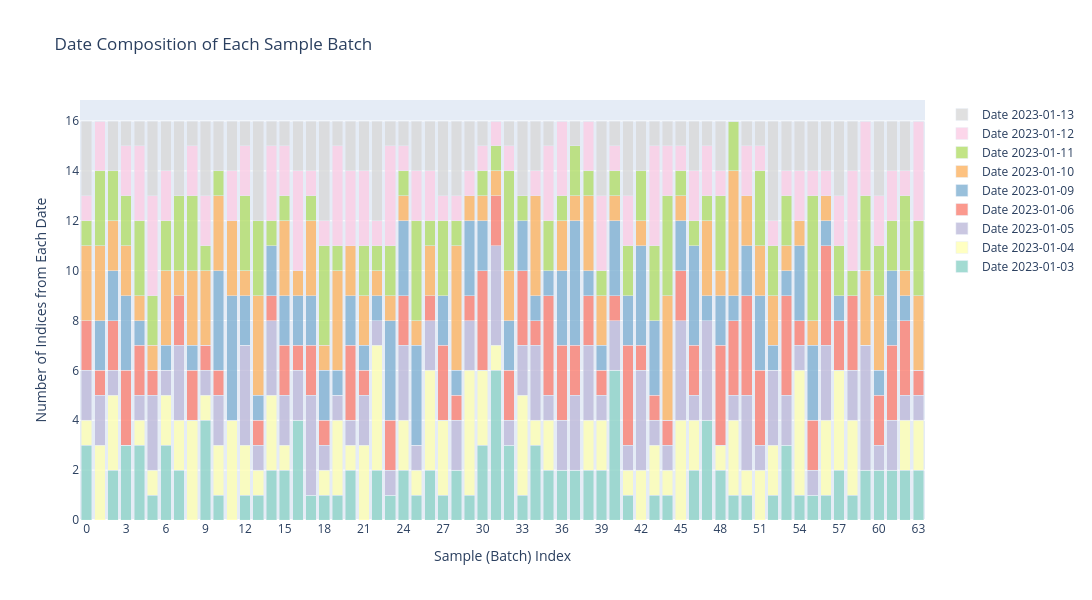

Notebook code cell kept with this figure:
### Code cell
# sample_i = pd.read_csv("/app/batches_genai_sample_indices_b64_bs16_ins100_cool20.json")


# sample_i = pd.read_json("/app/batches_genai_sample_indices_b64_bs16_ins100_cool20.json").values.tolist()


import plotly.graph_objects as go
import plotly.express as px
import numpy as np
from collections import defaultdict

# Create a dictionary to track which dates appear in each sample (batch)
sample_date_composition = defaultdict(lambda: defaultdict(int))

for batch_idx, batch in enumerate(sample_i):
    for sample_idx in batch:
        date = ds.get_date(sample_idx)
        sample_date_composition[batch_idx][date] += 1

# Get all unique dates across all samples
all_dates = sorted(set(date for batch_dates in sample_date_composition.values() for date in batch_dates.keys()))

# Prepare data for stacked bar plot
n_samples = len(sample_i)
date_counts = np.zeros((len(all_dates), n_samples))

for batch_idx in range(n_samples):
    for date_idx, date in enumerate(all_dates):
        date_counts[date_idx, batch_idx] = sample_date_composition[batch_idx].get(date, 0)

# Create the stacked bar plot using Plotly
fig = go.Figure()

# Create color palette
colors = px.colors.qualitative.Set3
if len(all_dates) > len(colors):
    colors = colors * (len(all_dates) // len(colors) + 1)

# Add traces for each date
for date_idx, date in enumerate(all_dates):
    fig.add_trace(go.Bar(
        x=list(range(n_samples)),
        y=date_counts[date_idx],
        name=f'Date {date}',
        marker_color=colors[date_idx % len(colors)],
        opacity=0.8
    ))

# Update layout
fig.update_layout(
    title='Date Composition of Each Sample Batch',
    xaxis_title='Sample (Batch) Index',
    yaxis_title='Number of Indices from Each Date',
    barmode='stack',
    width=1200,
    height=600,
    legend=dict(
        orientation="v",
        yanchor="top",
        y=1,
        xanchor="left",
        x=1.02
    )
)

# Set x-axis ticks for better readability
if n_samples > 50:
    tick_positions = list(range(0, n_samples, max(1, n_samples // 20)))
    fig.update_xaxes(
        tickmode='array',
        tickvals=tick_positions,
        ticktext=[str(i) for i in tick_positions]
    )

fig.show()

# Print summary statistics
print(f"Total samples (batches): {n_samples}")
print(f"Batch size: {len(sample_i[0]) if sample_i else 0}")
print(f"Unique dates represented: {len(all_dates)}")
print(f"Date range: {min(all_dates)} to {max(all_dates)}")

### Figure 1 — Plotly figure (JSON) as saved in the notebook; plotly's stock layout.template omitted (floating-point values rounded to 4 significant figures)
{"data": [{"marker": {"color": "rgb(141,211,199)"}, "name": "Date 2023-01-03", "opacity": 0.8, "type": "bar", "x": [0, 1, 2, 3, 4, 5, 6, 7, 8, 9, 10, 11, 12, 13, 14, 15, 16, 17, 18, 19, 20, 21, 22, 23, 24, 25, 26, 27, 28, 29, 30, 31, 32, 33, 34, 35, 36, 37, 38, 39, 40, 41, 42, 43, 44, 45, 46, 47, 48, 49, 50, 51, 52, 53, 54, 55, 56, 57, 58, 59, 60, 61, 62, 63], "y": [3.0, 0.0, 2.0, 3.0, 3.0, 1.0, 3.0, 2.0, 0.0, 4.0, 1.0, 0.0, 1.0, 1.0, 2.0, 2.0, 4.0, 1.0, 1.0, 1.0, 2.0, 0.0, 2.0, 1.0, 2.0, 1.0, 2.0, 1.0, 2.0, 1.0, 3.0, 6.0, 3.0, 1.0, 3.0, 2.0, 2.0, 2.0, 2.0, 2.0, 6.0, 1.0, 0.0, 1.0, 1.0, 0.0, 2.0, 4.0, 2.0, 1.0, 1.0, 0.0, 1.0, 3.0, 1.0, 1.0, 1.0, 2.0, 1.0, 2.0, 2.0, 2.0, 2.0, 2.0]}, {"marker": {"color": "rgb(255,255,179)"}, "name": "Date 2023-01-04", "opacity": 0.8, "type": "bar", "x": [0, 1, 2, 3, 4, 5, 6, 7, 8, 9, 10, 11, 12, 13, 14, 15, 16, 17, 18, 19, 20, 21, 22, 23, 24, 25, 26, 27, 28, 29, 30, 31, 32, 33, 34, 35, 36, 37, 38, 39, 40, 41, 42, 43, 44, 45, 46, 47, 48, 49, 50, 51, 52, 53, 54, 55, 56, 57, 58, 59, 60, 61, 62, 63], "y": [1.0, 3.0, 3.0, 0.0, 1.0, 1.0, 2.0, 2.0, 4.0, 1.0, 2.0, 4.0, 2.0, 1.0, 3.0, 1.0, 0.0, 0.0, 1.0, 3.0, 1.0, 3.0, 5.0, 0.0, 2.0, 1.0, 4.0, 3.0, 0.0, 5.0, 3.0, 1.0, 0.0, 4.0, 1.0, 2.0, 0.0, 0.0, 2.0, 2.0, 0.0, 1.0, 2.0, 2.0, 1.0, 4.0, 2.0, 0.0, 1.0, 3.0, 1.0, 2.0, 2.0, 0.0, 5.0, 0.0, 3.0, 4.0, 3.0, 0.0, 0.0, 0.0, 2.0, 2.0]}, {"marker": {"color": "rgb(190,186,218)"}, "name": "Date 2023-01-05", "opacity": 0.8, "type": "bar", "x": [0, 1, 2, 3, 4, 5, 6, 7, 8, 9, 10, 11, 12, 13, 14, 15, 16, 17, 18, 19, 20, 21, 22, 23, 24, 25, 26, 27, 28, 29, 30, 31, 32, 33, 34, 35, 36, 37, 38, 39, 40, 41, 42, 43, 44, 45, 46, 47, 48, 49, 50, 51, 52, 53, 54, 55, 56, 57, 58, 59, 60, 61, 62, 63], "y": [2.0, 2.0, 1.0, 0.0, 1.0, 3.0, 1.0, 3.0, 0.0, 1.0, 2.0, 0.0, 4.0, 1.0, 3.0, 2.0, 2.0, 4.0, 1.0, 1.0, 1.0, 2.0, 1.0, 1.0, 3.0, 1.0, 2.0, 0.0, 2.0, 2.0, 0.0, 4.0, 1.0, 2.0, 3.0, 1.0, 2.0, 3.0, 3.0, 1.0, 2.0, 1.0, 4.0, 1.0, 1.0, 4.0, 1.0, 4.0, 0.0, 1.0, 3.0, 1.0, 3.0, 2.0, 1.0, 1.0, 3.0, 0.0, 2.0, 5.0, 1.0, 2.0, 1.0, 1.0]}, {"marker": {"color": "rgb(251,128,114)"}, "name": "Date 2023-01-06", "opacity": 0.8, "type": "bar", "x": [0, 1, 2, 3, 4, 5, 6, 7, 8, 9, 10, 11, 12, 13, 14, 15, 16, 17, 18, 19, 20, 21, 22, 23, 24, 25, 26, 27, 28, 29, 30, 31, 32, 33, 34, 35, 36, 37, 38, 39, 40, 41, 42, 43, 44, 45, 46, 47, 48, 49, 50, 51, 52, 53, 54, 55, 56, 57, 58, 59, 60, 61, 62, 63], "y": [2.0, 1.0, 2.0, 3.0, 2.0, 1.0, 0.0, 2.0, 2.0, 1.0, 1.0, 0.0, 0.0, 1.0, 1.0, 2.0, 1.0, 2.0, 1.0, 0.0, 3.0, 1.0, 0.0, 2.0, 2.0, 0.0, 1.0, 3.0, 1.0, 1.0, 4.0, 2.0, 2.0, 3.0, 1.0, 4.0, 3.0, 2.0, 2.0, 1.0, 1.0, 4.0, 1.0, 1.0, 1.0, 2.0, 2.0, 0.0, 4.0, 3.0, 4.0, 3.0, 0.0, 4.0, 1.0, 2.0, 4.0, 2.0, 3.0, 0.0, 2.0, 3.0, 3.0, 1.0]}, {"marker": {"color": "rgb(128,177,211)"}, "name": "Date 2023-01-09", "opacity": 0.8, "type": "bar", "x": [0, 1, 2, 3, 4, 5, 6, 7, 8, 9, 10, 11, 12, 13, 14, 15, 16, 17, 18, 19, 20, 21, 22, 23, 24, 25, 26, 27, 28, 29, 30, 31, 32, 33, 34, 35, 36, 37, 38, 39, 40, 41, 42, 43, 44, 45, 46, 47, 48, 49, 50, 51, 52, 53, 54, 55, 56, 57, 58, 59, 60, 61, 62, 63], "y": [0.0, 2.0, 2.0, 3.0, 1.0, 0.0, 1.0, 0.0, 1.0, 0.0, 4.0, 5.0, 2.0, 1.0, 2.0, 2.0, 2.0, 2.0, 2.0, 1.0, 2.0, 1.0, 1.0, 4.0, 3.0, 4.0, 0.0, 2.0, 1.0, 3.0, 2.0, 0.0, 2.0, 2.0, 1.0, 1.0, 3.0, 5.0, 1.0, 1.0, 3.0, 2.0, 4.0, 3.0, 0.0, 2.0, 4.0, 1.0, 2.0, 1.0, 2.0, 3.0, 1.0, 1.0, 3.0, 3.0, 1.0, 1.0, 0.0, 0.0, 1.0, 3.0, 1.0, 0.0]}, {"marker": {"color": "rgb(253,180,98)"}, "name": "Date 2023-01-10", "opacity": 0.8, "type": "bar", "x": [0, 1, 2, 3, 4, 5, 6, 7, 8, 9, 10, 11, 12, 13, 14, 15, 16, 17, 18, 19, 20, 21, 22, 23, 24, 25, 26, 27, 28, 29, 30, 31, 32, 33, 34, 35, 36, 37, 38, 39, 40, 41, 42, 43, 44, 45, 46, 47, 48, 49, 50, 51, 52, 53, 54, 55, 56, 57, 58, 59, 60, 61, 62, 63], "y": [3.0, 3.0, 2.0, 2.0, 1.0, 1.0, 3.0, 1.0, 3.0, 3.0, 3.0, 3.0, 1.0, 4.0, 0.0, 3.0, 1.0, 3.0, 1.0, 4.0, 2.0, 2.0, 1.0, 1.0, 1.0, 1.0, 2.0, 0.0, 5.0, 1.0, 1.0, 1.0, 2.0, 0.0, 4.0, 0.0, 2.0, 1.0, 3.0, 2.0, 1.0, 0.0, 1.0, 0.0, 5.0, 1.0, 0.0, 3.0, 1.0, 5.0, 2.0, 2.0, 2.0, 1.0, 1.0, 1.0, 1.0, 0.0, 0.0, 3.0, 3.0, 0.0, 1.0, 3.0]}, {"marker": {"color": "rgb(179,222,105)"}, "name": "Date 2023-01-11", "opacity": 0.8, "type": "bar", "x": [0, 1, 2, 3, 4, 5, 6, 7, 8, 9, 10, 11, 12, 13, 14, 15, 16, 17, 18, 19, 20, 21, 22, 23, 24, 25, 26, 27, 28, 29, 30, 31, 32, 33, 34, 35, 36, 37, 38, 39, 40, 41, 42, 43, 44, 45, 46, 47, 48, 49, 50, 51, 52, 53, 54, 55, 56, 57, 58, 59, 60, 61, 62, 63], "y": [1.0, 3.0, 2.0, 2.0, 3.0, 2.0, 2.0, 3.0, 3.0, 1.0, 1.0, 0.0, 3.0, 3.0, 1.0, 1.0, 0.0, 1.0, 4.0, 1.0, 0.0, 2.0, 1.0, 2.0, 1.0, 4.0, 1.0, 3.0, 1.0, 0.0, 1.0, 1.0, 4.0, 1.0, 0.0, 2.0, 1.0, 2.0, 1.0, 1.0, 1.0, 2.0, 2.0, 3.0, 4.0, 1.0, 1.0, 1.0, 3.0, 2.0, 0.0, 3.0, 2.0, 2.0, 0.0, 5.0, 0.0, 2.0, 1.0, 3.0, 2.0, 2.0, 3.0, 3.0]}, {"marker": {"color": "rgb(252,205,229)"}, "name": "Date 2023-01-12", "opacity": 0.8, "type": "bar", "x": [0, 1, 2, 3, 4, 5, 6, 7, 8, 9, 10, 11, 12, 13, 14, 15, 16, 17, 18, 19, 20, 21, 22, 23, 24, 25, 26, 27, 28, 29, 30, 31, 32, 33, 34, 35, 36, 37, 38, 39, 40, 41, 42, 43, 44, 45, 46, 47, 48, 49, 50, 51, 52, 53, 54, 55, 56, 57, 58, 59, 60, 61, 62, 63], "y": [1.0, 2.0, 0.0, 2.0, 3.0, 4.0, 2.0, 0.0, 2.0, 2.0, 0.0, 2.0, 2.0, 0.0, 3.0, 2.0, 4.0, 1.0, 1.0, 4.0, 3.0, 3.0, 1.0, 4.0, 1.0, 2.0, 2.0, 1.0, 1.0, 1.0, 1.0, 1.0, 1.0, 0.0, 1.0, 3.0, 3.0, 0.0, 2.0, 3.0, 1.0, 2.0, 0.0, 4.0, 2.0, 1.0, 2.0, 2.0, 1.0, 0.0, 2.0, 1.0, 1.0, 1.0, 2.0, 1.0, 1.0, 2.0, 4.0, 3.0, 2.0, 2.0, 1.0, 4.0]}, {"marker": {"color": "rgb(217,217,217)"}, "name": "Date 2023-01-13", "opacity": 0.8, "type": "bar", "x": [0, 1, 2, 3, 4, 5, 6, 7, 8, 9, 10, 11, 12, 13, 14, 15, 16, 17, 18, 19, 20, 21, 22, 23, 24, 25, 26, 27, 28, 29, 30, 31, 32, 33, 34, 35, 36, 37, 38, 39, 40, 41, 42, 43, 44, 45, 46, 47, 48, 49, 50, 51, 52, 53, 54, 55, 56, 57, 58, 59, 60, 61, 62, 63], "y": [3.0, 0.0, 2.0, 1.0, 1.0, 3.0, 2.0, 3.0, 1.0, 3.0, 2.0, 2.0, 1.0, 4.0, 1.0, 1.0, 2.0, 2.0, 4.0, 1.0, 2.0, 2.0, 4.0, 1.0, 1.0, 2.0, 2.0, 3.0, 3.0, 2.0, 1.0, 0.0, 1.0, 3.0, 2.0, 1.0, 0.0, 1.0, 0.0, 3.0, 1.0, 3.0, 2.0, 1.0, 1.0, 1.0, 2.0, 1.0, 2.0, 0.0, 1.0, 1.0, 4.0, 2.0, 2.0, 2.0, 2.0, 3.0, 2.0, 0.0, 3.0, 2.0, 2.0, 0.0]}], "layout": {"barmode": "stack", "height": 600, "legend": {"orientation": "v", "x": 1.02, "xanchor": "left", "y": 1, "yanchor": "top"}, "title": {"text": "Date Composition of Each Sample Batch"}, "width": 1200, "xaxis": {"tickmode": "array", "ticktext": ["0", "3", "6", "9", "12", "15", "18", "21", "24", "27", "30", "33", "36", "39", "42", "45", "48", "51", "54", "57", "60", "63"], "tickvals": [0, 3, 6, 9, 12, 15, 18, 21, 24, 27, 30, 33, 36, 39, 42, 45, 48, 51, 54, 57, 60, 63], "title": {"text": "Sample (Batch) Index"}}, "yaxis": {"title": {"text": "Number of Indices from Each Date"}}}}
